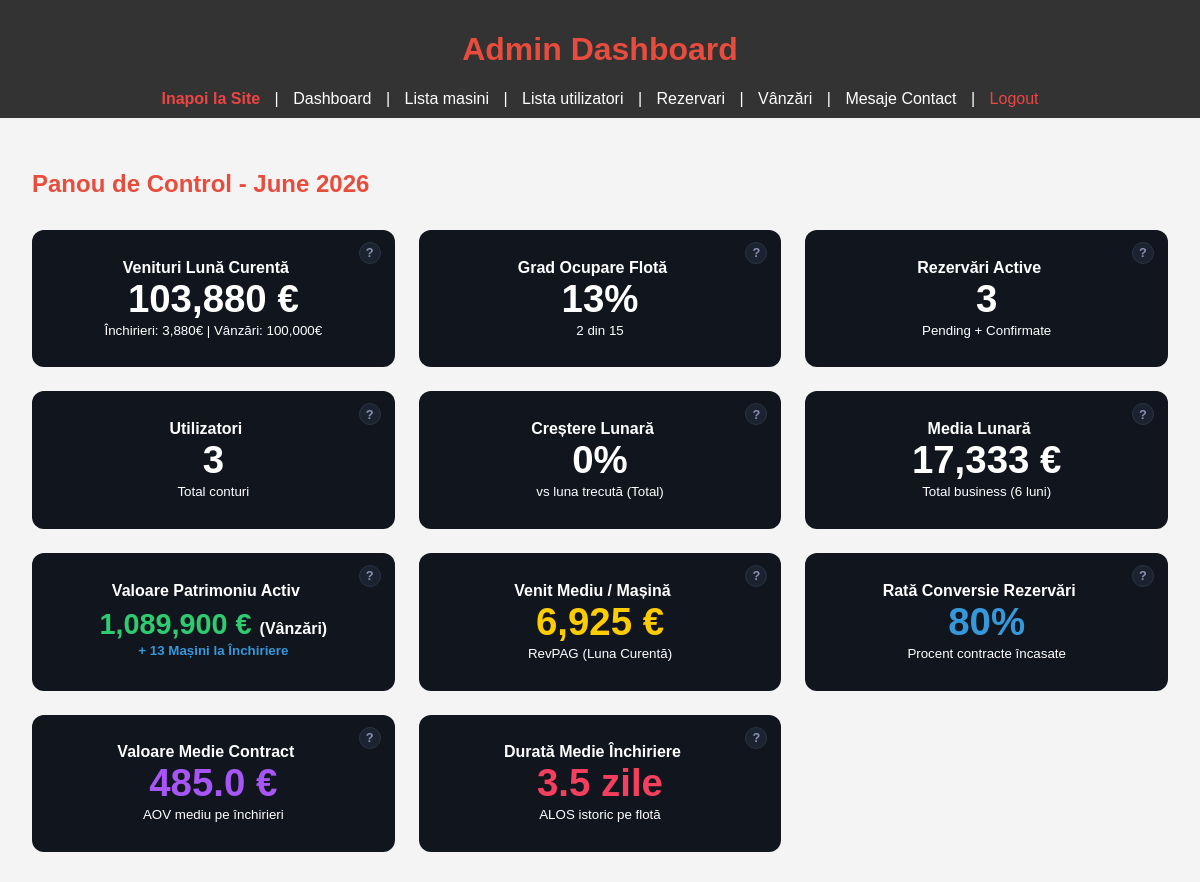
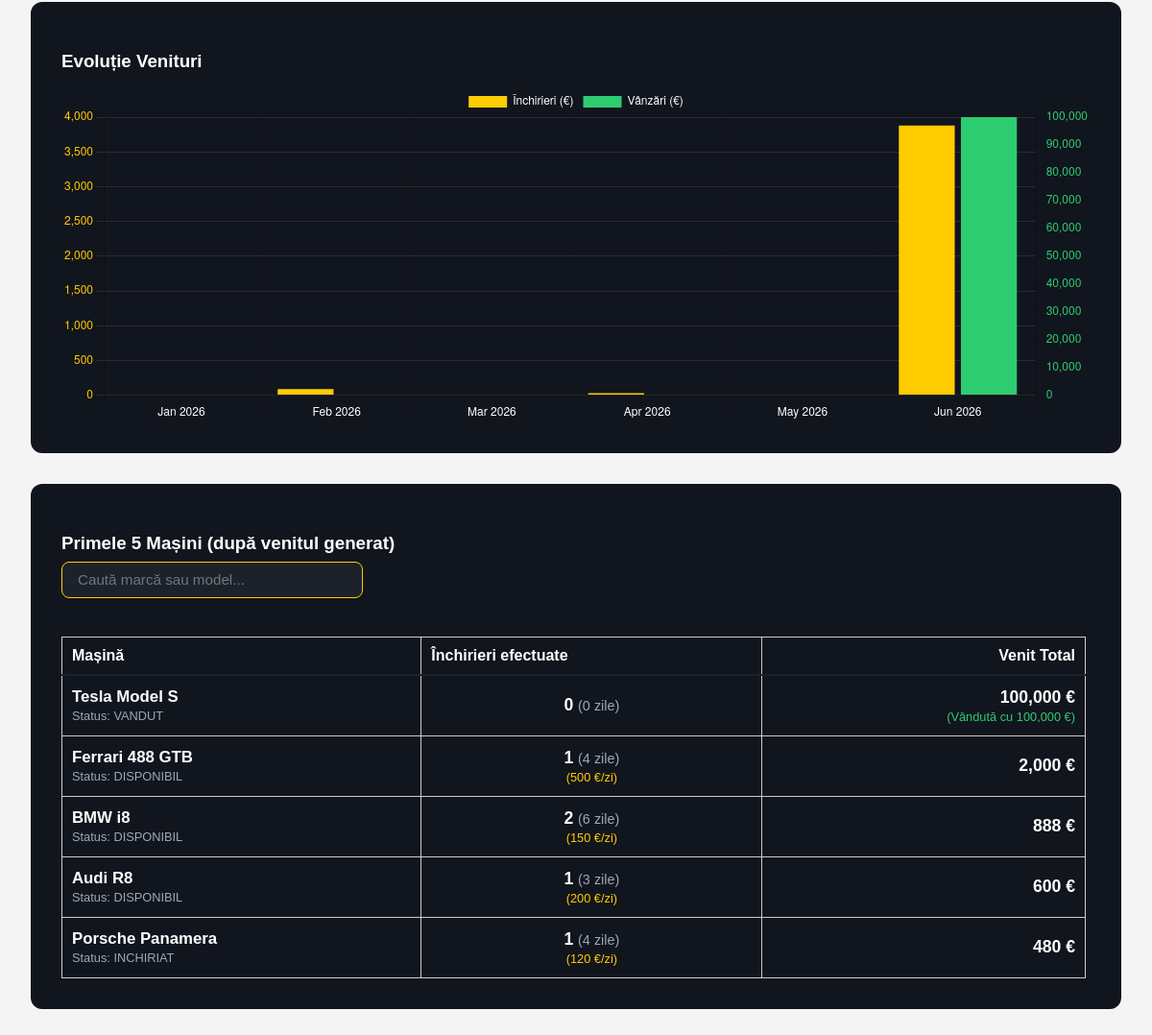
The app's page /admin/admin_dashboard.php (signed in) with its own data (2 pictures, top to bottom).
### tables this page shows
CREATE TABLE `cars` (
  `id` int(11) NOT NULL,
  `marca` varchar(50) DEFAULT NULL,
  `model` varchar(50) DEFAULT NULL,
  `status` varchar(20) DEFAULT 'disponibil',
  `vizibil` tinyint(1) NOT NULL DEFAULT '1',
  `pret_vanzare` decimal(10,2) DEFAULT '0.00',
  `pret_inchiriere` decimal(10,2) DEFAULT '0.00',
  `vin` varchar(50) DEFAULT NULL,
  `kilometraj` int(11) DEFAULT '0',
  `an` int(11) DEFAULT '2000',
  `combustibil` varchar(20) DEFAULT NULL,
  `transmisie` varchar(20) DEFAULT NULL,
  `numar_inmatriculare` varchar(20) DEFAULT NULL,
  `motorizare` varchar(50) DEFAULT NULL,
  `detalii` text,
  `poza_principala` varchar(255) NOT NULL COMMENT 'Calea către imaginea principală a mașinii (ex: resurse/imagini/masini/...jpg)',
  `putere` varchar(50) DEFAULT NULL,
  `pret_promo` decimal(10,2) DEFAULT NULL
);

### admin/admin_dashboard.php (the view, shortened to what this page needs)
<?php
include '../db_connect.php';
$rented = $conn->query("SELECT COUNT(*) AS cnt FROM cars WHERE status IN ('inchiriat', 'închiriat')")->fetch_assoc()['cnt'];
$active_rentals = $conn->query("SELECT COUNT(*) AS cnt FROM rentals WHERE status IN ('pending', 'confirmat')")->fetch_assoc()['cnt'];
$users = $conn->query("SELECT COUNT(*) AS cnt FROM users")->fetch_assoc()['cnt'];
$current_month = date('Y-m');
$venit_inchirieri = $conn->query("
    SELECT COALESCE(SUM(price),0) as total
    FROM rentals
    WHERE status IN ('confirmat','finalizat')
    AND DATE_FORMAT(start_date,'%Y-%m')='$current_month'
")->fetch_assoc()['total'];
$venit_vanzari = $conn->query("
    SELECT COALESCE(SUM(pret_vanzare),0) as total
    FROM cars
    WHERE status='vandut'
")->fetch_assoc()['total'];
$venit_total = $venit_inchirieri + $venit_vanzari;
$total_cars = $conn->query("SELECT COUNT(*) AS cnt FROM cars WHERE vizibil = 1")->fetch_assoc()['cnt'];
$occupancy_rate = $total_cars > 0
    ? round(($rented / $total_cars) * 100)
    : 0;
$luni_grafic = [];
$date_inchirieri_grafic = [];
$date_vanzari_grafic = [];
$date_total_grafic = [];
for ($i = 5; $i >= 0; $i--) {
    $data = new DateTime('first day of this month');
    $data->modify("-$i months");
    $luna = $data->format('Y-m');
    $nume = $data->format('M Y');
    $row_rent = $conn->query("
        SELECT COALESCE(SUM(price),0) as total
        FROM rentals
        WHERE status IN ('confirmat','finalizat')
        AND start_date >= '$luna-01'
        AND start_date < DATE_ADD('$luna-01', INTERVAL 1 MONTH)
    ")->fetch_assoc();
    $luni_grafic[] = $nume;
    $v_inchiriere_luna = $row_rent['total'];
    $v_vanzare_luna = ($luna === $current_month) ? $venit_vanzari : 0;
    $date_inchirieri_grafic[] = $v_inchiriere_luna;
    $date_vanzari_grafic[] = $v_vanzare_luna;
    $date_total_grafic[] = $v_inchiriere_luna + $v_vanzare_luna;
}
$current = $date_total_grafic[count($date_total_grafic)-1] ?? 0;
$previous = $date_total_grafic[count($date_total_grafic)-2] ?? 0;
$growth_rate = $previous > 0
    ? round((($current - $previous) / $previous) * 100, 1)
    : 0;
$avg_monthly = count($date_total_grafic)
    ? array_sum($date_total_grafic) / count($date_total_grafic)
    : 0;
$top_cars = $conn->query("
    SELECT
        c.id,
        c.marca,
        c.model,
        c.status,
        c.pret_inchiriere,
        c.pret_vanzare,
        COUNT(r.id) AS total_inchirieri,
        IF(c.pret_inchiriere > 0, ROUND(COALESCE(SUM(r.price), 0) / c.pret_inchiriere), 0) AS total_zile,
        (COALESCE(SUM(r.price), 0) + IF(c.status = 'vandut', c.pret_vanzare, 0)) AS venit_total
    FROM cars c
    LEFT JOIN rentals r ON c.id = r.car_id AND r.status IN ('confirmat','finalizat')
    GROUP BY c.id
    HAVING venit_total > 0
    ORDER BY venit_total DESC
");
$valoare_parc = $conn->query("
    SELECT COALESCE(SUM(pret_vanzare), 0) AS total
    FROM cars
    WHERE status != 'vandut' AND vizibil = 1
")->fetch_assoc()['total'];
$rev_per_car = $total_cars > 0 ? ($venit_total / $total_cars) : 0;
$total_rentals = $conn->query("SELECT COUNT(*) AS cnt FROM rentals")->fetch_assoc()['cnt'];
$successful_rentals = $conn->query("SELECT COUNT(*) AS cnt FROM rentals WHERE status IN ('confirmat', 'finalizat')")->fetch_assoc()['cnt'];
$conversion_rate = $total_rentals > 0
    ? round(($successful_rentals / $total_rentals) * 100, 1)
    : 0;
$aov_inchirieri = $successful_rentals > 0 ? ($venit_inchirieri / $successful_rentals) : 0;
$total_zile_inchiriate = $conn->query("
    SELECT COALESCE(SUM(DATEDIFF(end_date, start_date)), 0) AS total
    FROM rentals
    WHERE status IN ('confirmat', 'finalizat')
")->fetch_assoc()['total'];
$durata_medie = $successful_rentals > 0 ? round($total_zile_inchiriate / $successful_rentals, 1) : 0;
include 'admin_header.php';
?>
<!DOCTYPE html>
<html lang="ro">
<head>
    <link rel="stylesheet" href="../resurse/css/admin.css">
</head>
<body>
<main style="padding: 2rem;">
<h2 style="color:#E74C3C;">Panou de Control - <?= date('F Y') ?></h2>
<div class="dashboard-grid">
    <div class="kpi-card">
        <span class="kpi-help" data-tooltip="Suma totală încasată din contractele de închiriere active/finalizate în această lună adunată cu prețul mașinilor vândute definitiv.">?</span>
        <div class="kpi-label">Venituri Lună Curentă</div>
        <div class="kpi-number"><?= number_format($venit_total,0) ?> €</div>
        <small>Închirieri: <?= number_format($venit_inchirieri,0) ?>€ | Vânzări: <?= number_format($venit_vanzari,0) ?>€</small>
    </div>
    <div class="kpi-card">
        <span class="kpi-help" data-tooltip="Procentul de mașini ocupate (închiriate) în prezent din totalul flotei vizibile pe site-ul public.">?</span>
        <div class="kpi-label">Grad Ocupare Flotă</div>
        <div class="kpi-number"><?= $occupancy_rate ?>%</div>
        <small><?= $rented ?> din <?= $total_cars ?></small>
    </div>
    <div class="kpi-card">
        <span class="kpi-help" data-tooltip="Numărul total de rezervări auto care se află în stadiul de procesare (În așteptare) sau aprobate deja (Confirmate).">?</span>
        <div class="kpi-label">Rezervări Active</div>
        <div class="kpi-number"><?= $active_rentals ?></div>
        <small>Pending + Confirmate</small>
    </div>
    <div class="kpi-card">
        <span class="kpi-help" data-tooltip="Numărul total de conturi de utilizatori înregistrate în baza de date a platformei.">?</span>
        <div class="kpi-label">Utilizatori</div>
        <div class="kpi-number"><?= $users ?></div>
        <small>Total conturi</small>
    </div>
    <div class="kpi-card">
        <span class="kpi-help" data-tooltip="Rata procentuală de creștere sau descreștere a veniturilor totale din luna curentă comparativ cu luna anterioară.">?</span>
        <div class="kpi-label">Creștere Lunară</div>
        <div class="kpi-number"><?= $growth_rate ?>%</div>
        <small>vs luna trecută (Total)</small>
    </div>
    <div class="kpi-card">
        <span class="kpi-help" data-tooltip="Media aritmetică a încasărilor totale generate de companie pe parcursul ultimelor 6 luni analizate.">?</span>
        <div class="kpi-label">Media Lunară</div>
        <div class="kpi-number"><?= number_format($avg_monthly,0) ?> €</div>
        <small>Total business (6 luni)</small>
    </div>
    <div class="kpi-card">
        <span class="kpi-help" data-tooltip="Valoarea totală a mașinilor de vânzare din stoc și numărul de mașini active destinate exclusiv închirierii.">?</span>
        <div class="kpi-label">Valoare Patrimoniu Activ</div>
        <div class="kpi-number" style="color: #2ecc71; font-size: 1.8rem; margin-top: 0.5rem;">
            <?= number_format($valoare_parc, 0) ?> € <span style="font-size: 1rem; color: #fff;">(Vânzări)</span>
        </div>
        <small style="color: #3498db; font-weight: bold;">
            + <?= $total_cars - $conn->query("SELECT COUNT(*) AS cnt FROM cars WHERE status='de vanzare' AND vizibil=1")->fetch_assoc()['cnt'] ?> Mașini la Închiriere
        </small>
    </div>
    <div class="kpi-card">
        <span class="kpi-help" data-tooltip="RevPAG (Revenue Per Available Garage): Venitul mediu financiar generat per unitate auto din totalul flotei în luna curentă.">?</span>
        <div class="kpi-label">Venit Mediu / Mașină</div>
        <div class="kpi-number" style="color: #ffcc00;"><?= number_format($rev_per_car, 0) ?> €</div>
        <small>RevPAG (Luna Curentă)</small>
    </div>
    <div class="kpi-card">
        <span class="kpi-help" data-tooltip="Procentul solicitărilor transformate cu succes în contracte încasate (status Confirmat/Finalizat) din numărul total de cereri plasate.">?</span>
        <div class="kpi-label">Rată Conversie Rezervări</div>
        <div class="kpi-number" style="color: #3498db;"><?= $conversion_rate ?>%</div>
        <small>Procent contracte încasate</small>
    </div>
    <div class="kpi-card">
        <span class="kpi-help" data-tooltip="Average Order Value (AOV): Suma medie facturată și încasată pentru un singur contract de închiriere aprobat în luna curentă.">?</span>
        <div class="kpi-label">Valoare Medie Contract</div>
        <div class="kpi-number" style="color: #a855f7;"><?= number_format($aov_inchirieri, 1) ?> €</div>
        <small>AOV mediu pe închirieri</small>
    </div>
    <div class="kpi-card">
        <span class="kpi-help" data-tooltip="Average Length of Stay/Rent (ALOS): Numărul mediu de zile pentru care clienții rețin mașinile rezervate prin platformă.">?</span>
        <div class="kpi-label">Durată Medie Închiriere</div>
        <div class="kpi-number" style="color: #f43f5e;"><?= $durata_medie ?> zile</div>
        <small>ALOS istoric pe flotă</small>
    </div>
</div>
<div style="background:#11151d; padding:2rem; border-radius:12px; margin-top:2rem; width: 100%; box-sizing: border-box;">
    <h3 style="color:#fff; margin-bottom: 15px;">Evoluție Venituri</h3>
    <div style="position: relative; height: 350px; width: 100%;">
        <canvas id="revenueChart"></canvas>
    </div>
</div>
<div style="background:#11151d;padding:2rem;border-radius:12px;margin-top:2rem;">
    <div>
        <h3 style="color:#fff; margin-bottom: 8px;">Primele 5 Mașini (după venitul generat)</h3>
        <input type="text" id="carSearchInput" onkeyup="filterTopCars()" placeholder="Caută marcă sau model..."
               style="background: #1b222c; color: #fff; border: 1px solid #ffcc00; padding: 0.6rem 1rem; border-radius: 8px; width: 280px; outline: none; font-size: 0.95rem; margin-bottom: 20px; display: block;">
    </div>
    <div style="max-height: 450px; overflow-y: auto; padding-right: 5px;">
        <table style="width:100%;color:#fff;border-collapse:collapse;">
            <thead>
                <tr style="border-bottom: 2px solid #1b222c; position: sticky; top: 0; background: #11151d; z-index: 1;">
                    <th style="text-align:left; padding: 10px;">Mașină</th>
                    <th style="padding: 10px;">Închirieri efectuate</th>
                    <th style="text-align:right; padding: 10px;">Venit Total</th>
                </tr>
            </thead>
                <tbody id="topCarsTableBody">
                <?php
                $index = 0;
                while($car = $top_cars->fetch_assoc()):
                    $index++;
                    $style_ascuns = ($index > 5) ? 'display: none;' : '';
                    $clasa_rand = ($index > 5) ? 'car-row extra-car' : 'car-row';
                ?>
                    <tr class="<?= $clasa_rand ?>" style="border-bottom: 1px solid #1b222c; <?= $style_ascuns ?>">
                        <td style="padding: 12px 10px;">
                            <span class="car-name" style="font-weight: 600; font-size: 1.05rem;"><?= htmlspecialchars($car['marca'] . ' ' . $car['model']) ?></span>
                            <small style="color: #a0a8b4; font-size: 0.8rem; display: block; margin-top: 2px;">
                                Status: <?= strtoupper($car['status']) ?>
                            </small>
                        </td>
                        <td style="text-align:center; padding: 12px 10px;">
                            <div style="font-size: 1.1rem; font-weight: 600;"><?= $car['total_inchirieri'] ?>
                                <span style="font-size: 0.9rem; color: #a0a8b4; font-weight: 400;">
                                    (<?= $car['total_zile'] ?> <?= $car['total_zile'] == 1 ? 'zi' : 'zile' ?>)
                                </span>
                            </div>
                            <?php if(strtolower($car['status']) !== 'vandut' && isset($car['pret_inchiriere']) && $car['pret_inchiriere'] > 0): ?>
                                <small style="color: #ffcc00; font-size: 0.8rem; display: block; margin-top: 2px;">
                                    (<?= number_format($car['pret_inchiriere'], 0) ?> €/zi)
                                </small>
                            <?php endif; ?>
                        </td>
                        <td style="text-align:right; padding: 12px 10px;">
                            <div style="font-size: 1.1rem; font-weight: 600; color: #fff;">
                                <?= number_format($car['venit_total'], 0) ?> €
                            </div>
                            <?php if(strtolower($car['status']) === 'vandut' && isset($car['pret_vanzare']) && $car['pret_vanzare'] > 0): ?>
                                <small style="color: #2ecc71; font-size: 0.8rem; display: block; margin-top: 2px;">
                                    (Vândută cu <?= number_format($car['pret_vanzare'], 0) ?> €)
                                </small>
                            <?php endif; ?>
                        </td>
                    </tr>
                <?php endwhile; ?>
                </tbody>
        </table>
    </div>
</div>
</main>
<script>
function filterTopCars() {
    const input = document.getElementById('carSearchInput');
    const filter = input.value.toLowerCase().trim();
    const tbody = document.getElementById('topCarsTableBody');
    const rows = tbody.getElementsByClassName('car-row');
    for (let i = 0; i < rows.length; i++) {
        const carNameSpan = rows[i].querySelector('.car-name');
        if (carNameSpan) {
            const txtValue = carNameSpan.textContent || carNameSpan.innerText;
            if (filter !== "") {
                if (txtValue.toLowerCase().indexOf(filter) > -1) {
                    rows[i].style.display = "";
                } else {
                    rows[i].style.display = "none";
                }
            }
            else {
                if (i < 5) {
                    rows[i].style.display = "";
                } else {
                    rows[i].style.display = "none";
                }
            }
        }
    }
}
const ctx = document.getElementById('revenueChart');
new Chart(ctx, {
    type: 'bar',
    data: {
        labels: <?= json_encode($luni_grafic) ?>,
        datasets: [
            {
                label: 'Închirieri (€)',
                data: <?= json_encode($date_inchirieri_grafic) ?>,
                backgroundColor: '#ffcc00',
                yAxisID: 'y'
            },
            {
                label: 'Vânzări (€)',
                data: <?= json_encode($date_vanzari_grafic) ?>,
                backgroundColor: '#2ecc71',
                yAxisID: 'y1'
            }
        ]
    },
    options: {
        responsive: true,
        maintainAspectRatio: false,
        scales: {
            y: {
                type: 'linear',
                display: true,
                position: 'left',
                beginAtZero: true,
                ticks: { color: '#ffcc00' },
                grid: { color: 'rgba(255, 255, 255, 0.1)' }
            },
            y1: {
                type: 'linear',
                display: true,
                position: 'right',
                beginAtZero: true,
                ticks: { color: '#2ecc71' },
                grid: { drawOnChartArea: false }
            },
            x: {
                ticks: { color: '#fff' }
            }
        },
        plugins: {
            legend: {
                labels: { color: '#fff' }
            }
        }
    }
});
</script>
</body>
</html>

### records on screen
cars: marca+model "Tesla Model S", status "VANDUT", total_inchirieri "0", total_zile "0", venit_total "100,000", pret_vanzare "100,000"
cars: marca+model "Ferrari 488 GTB", status "DISPONIBIL", total_inchirieri "1", total_zile "4", pret_inchiriere "500", venit_total "2,000"
cars: marca+model "BMW i8", status "DISPONIBIL", total_inchirieri "2", total_zile "6", pret_inchiriere "150", venit_total "888"
cars: marca+model "Audi R8", status "DISPONIBIL", total_inchirieri "1", total_zile "3", pret_inchiriere "200", venit_total "600"
cars: marca+model "Porsche Panamera", status "INCHIRIAT", total_inchirieri "1", total_zile "4", pret_inchiriere "120", venit_total "480"

### other values on screen
$venit_total "103,880"
$venit_inchirieri "3,880"
$venit_vanzari "100,000"
$occupancy_rate "13"
$rented "2"
$total_cars "15"
$active_rentals "3"
$users "3"
$growth_rate "0"
$avg_monthly "17,333"
$valoare_parc "1,089,900"
$rev_per_car "6,925"
$conversion_rate "80"
$aov_inchirieri "485.0"
$durata_medie "3.5"
